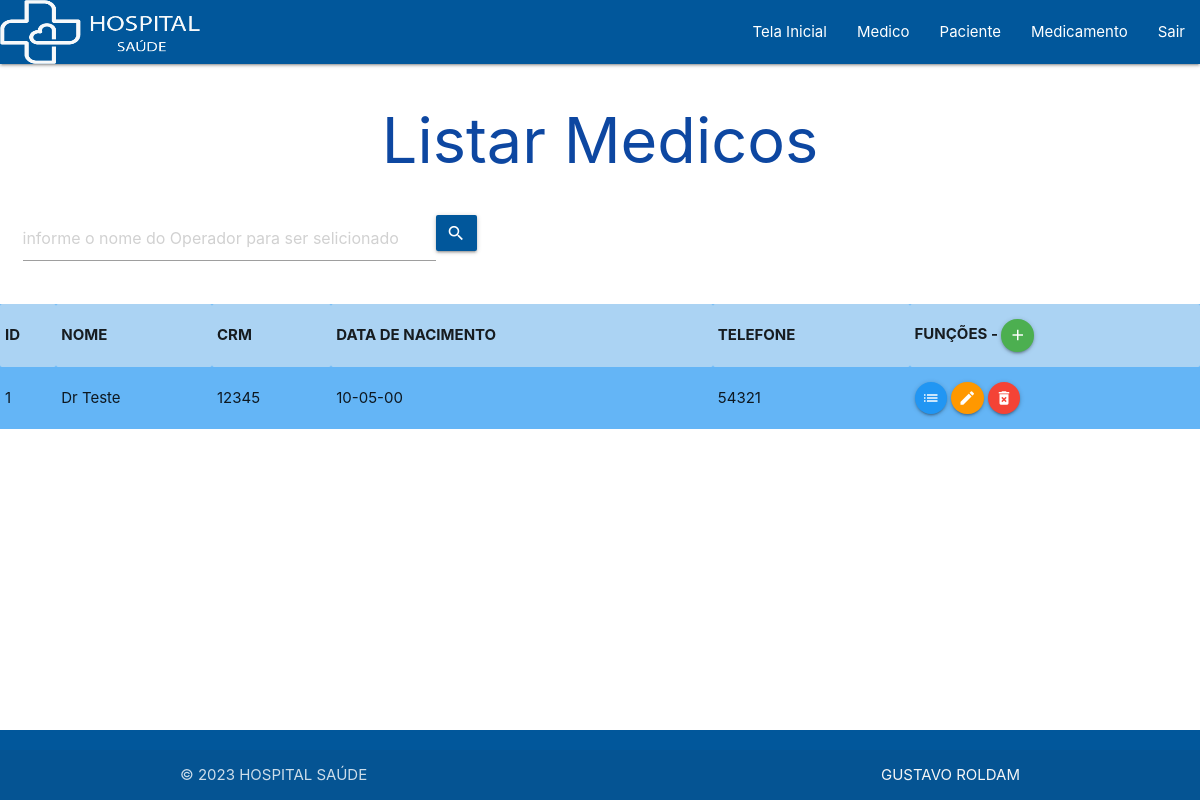
The page /VIEW/Medico/lstMedico.php?busca=Dr Teste (signed in) on the database its author committed.
### tables this page shows
CREATE TABLE `medico` (
  `id` int(11) NOT NULL,
  `nome` varchar(35) NOT NULL,
  `crm` int(11) NOT NULL,
  `nacimento` date NOT NULL,
  `telefone` int(11) NOT NULL
);

### DAL/dalMedico.php (called while the page is built, shortened)
<?php
include_once 'C:\xampp\htdocs\hospital\MODEL\medico.php';
class dalMedico
{
    public function SelectNome(string $nome)
    {
        $sql = "select * from medico WHERE nome like '%" . $nome . "%' order by nome;";
        $pdo = Conexao::conectar();
        $result = $pdo->query($sql);
        $lstMedico = null;
        foreach ($result as $linha) {
            $medico = new \MODEL\Medico();
            $medico->setId($linha['id']);
            $medico->setNome($linha['nome']);
            $medico->setCrm($linha['crm']);
            $data = date_create($linha['nacimento']);
            $medico->setNacimento(date_format($data, 'd-m-y'));
            $medico->setTelefone($linha['telefone']);
            $lstMedico[] = $medico;
        }
        return $lstMedico;
    }
}

### BLL/bllMedico.php (called while the page is built, shortened)
<?php
    include_once '../../DAL/dalMedico.php';
    class bllMedico{
        public function SelectNome(string $nome){
            $dalMedico = new dalMedico();
            return $dalMedico->SelectNome($nome);
        }
    }
?>

### MODEL/medico.php (called while the page is built, shortened)
<?php
    class Medico{
        private ?int $id;
        private ?string $nome;
        private ?int $crm;
        private ?string $nacimento;
        private ?int $telefone;
        public function getId(){
            return $this->id;
        }
        public function setId(int $id){
            $this->id = $id;
        }
        public function getNome(){
            return $this->nome;
        }
        public function setNome(string $nome){
            $this->nome = $nome;
        }
        public function getCrm(){
            return $this->crm;
        }
        public function setCrm(int $crm){
            $this->crm = $crm;
        }
        public function getNacimento(){
            return $this->nacimento;
        }
        public function setNacimento(string $nacimento){
            $this->nacimento = $nacimento;
        }
        public function getTelefone(){
            return $this->telefone;
        }
        public function setTelefone(int $telefone){
            $this->telefone = $telefone;
        }
    }
?>

### VIEW/Medico/lstMedico.php (the view, shortened to what this page needs)
<?php
    include_once 'C:\xampp\htdocs\hospital\BLL\bllMedico.php';
    if (isset($_GET['busca'])){
        $busca = $_GET['busca'];
    }else{
        $busca = null;
    }
    $bll = new \BLL\bllMedico();
    if ($busca == null){
        $lstMedico = $bll->Select();
    }else{
        $lstMedico = $bll->SelectNome($busca);
    }
?>
<!DOCTYPE html>
<html lang="pt-br">
<head>
    <link rel="stylesheet" href="https://cdnjs.cloudflare.com/ajax/libs/materialize/1.0.0/css/materialize.min.css">
    <link rel="stylesheet" href="https://cdnjs.cloudflare.com/ajax/libs/materialize/1.0.0/css/materialize.min.css">
</head>
<body>
    <?php
    include_once '../menu.php';
    ?>
    <h1 class="titulo">Listar Medicos</h1>
    <div class="row ">
        <div class="input-field">
            <form action="../Medico/lstMedico.php" method="GET" id="frmBuscaOperador" class="col s8">
                <div class="input-field col s8">
                    <input type="text" placeholder="informe o nome do Operador para ser selicionado" class="form-control col s10" id="txtBusca" name="busca">
                    <button class="btn waves-effect light-blue darken-4 col m1" type="submit" name="action">
                        <i class="material-icons right">search</i></button>
                </div>
            </form>
        </div>
    </div>
    <table class="striped blue lighten-2">
        <tr>
            <th>ID</th>
            <th>NOME</th>
            <th>CRM</th>
            <th>DATA DE NACIMENTO</th>
            <th>TELEFONE</th>
            <th>FUNÇÕES -
                <a class="btn-floating btn-small waves-effect waves-light green" onclick="JavaScript:location.href='inserirMedico.php'">
                    <i class="material-icons">add</i>
                </a>
            </th>
        </tr>
        <?php
        foreach ($lstMedico as $medico) {
        ?>
            <tr>
                <td><?php echo $medico->getId(); ?></td>
                <td><?php echo $medico->getNome(); ?></td>
                <td><?php echo $medico->getCrm(); ?></td>
                <td><?php echo $medico->getNacimento(); ?></td>
                <td><?php echo $medico->getTelefone(); ?></td>
                <td> <a class="btn-floating btn-small waves-effect waves-light blue" onclick="JavaScript:location.href='detalheMedico.php?id=' +
                     <?php echo $medico->getId(); ?>">
                        <i class="material-icons">list</i>
                    </a>
                    <a class="btn-floating btn-small waves-effect waves-light orange" onclick="JavaScript:location.href='editarMedico.php?id=' +
                     <?php echo $medico->getId(); ?>">
                        <i class="material-icons">edit</i>
                    </a>
                    <a class="btn-floating btn-small waves-effect waves-light red" type="button"
                        onclick="JavaScript:remover( <?php echo $medico->getId();?> , '<?php echo $medico->getNome();?>' );"> <i class="material-icons">delete_forever</i>
                    </a>
                </td>
            </tr>
        <?php
        }
        ?>
    </table>
    <?php
    include_once '../footer.php';
    ?>
</body>
</html>

### VIEW/Medico/lstMedico.php (style rules this page uses)
.titulo { display: flex; justify-content: center; align-items: center; color: #0d47a1; }

### rows shown on the page
medico: id "1", nome "Dr Teste", crm "12345", Nacimento "10-05-00", telefone "54321"
